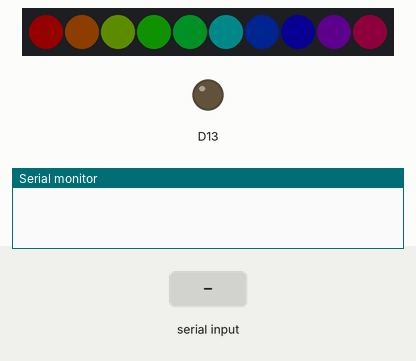
This sketch was run on a simulated Adafruit Circuit Playground Express. On the bench: 10 RGB LEDs in strip order, left to right, output pins drawn as LEDs (lit = HIGH), the last lines printed to the serial monitor. Inputs (shaded band) come from the test bench. Dim RGB values are drawn brighter than linear.

Above: at 1.2 s.
1.3 s: "90,45\n" received over Serial
At 1.8 s:
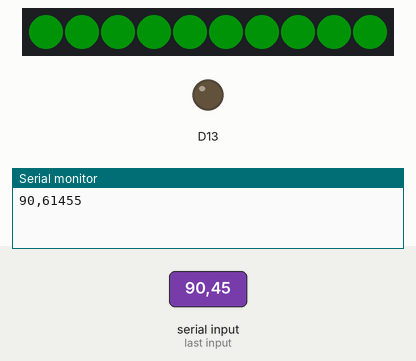
2.8 s: "30,150\n" received over Serial
At 4.0 s:
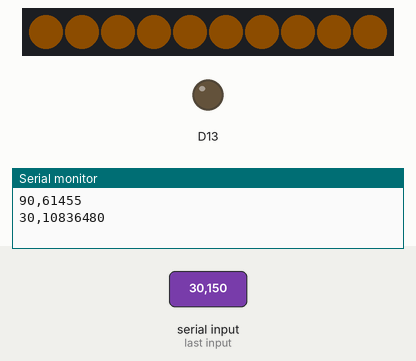
4.3 s: "5\n" received over Serial
5.8 s: "200\n" received over Serial
At 6.3 s:
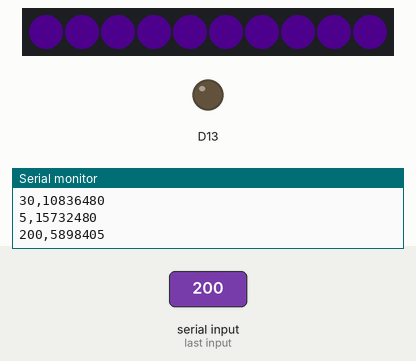
7.3 s: "90\n" received over Serial
At 8.8 s:
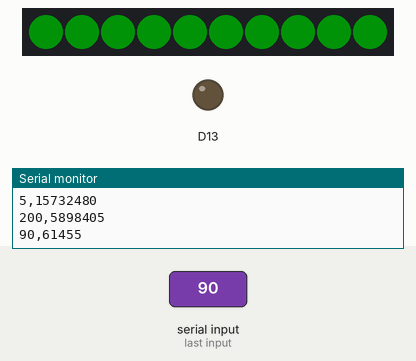
Timing chart, 0 to 9.8 s (numbered marks = the images above; inputs shaded):
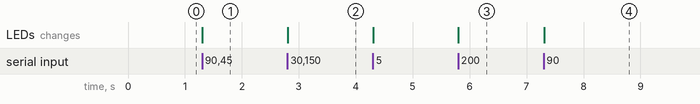

Measured:
- after the input at 1.3 s, the LEDs: change at once (image 1)
- after the input at 2.8 s, the LEDs: change at once (image 2)
- after the input at 5.8 s, the LEDs: change at once (image 3)
- after the input at 7.3 s, the LEDs: change at once (image 4)

The sketch:

SerialColorNeoPixels.ino
```cpp
 /**
 * This example receives an integer value (as a text string) delimited by a return character '\n',
 * converts the text into an integer, and uses this to set the color of the Circuit Playground
 * Express (CPX) built-in NeoPixels.
 *
 * While this example will work with any Serial program, I wrote it to demonstrate the
 * Serial API for web browsers (currently only works with Chrome). This new API allows
 * developers to write JavaScript code in a web browser to read/write data over the serial
 * port, including to devices like Arduino.
 *
 * You can read the CircuitPlayground color wheel source code here:
 * https://github.com/adafruit/Adafruit_CircuitPlayground/blob/336c4c1914fc13071d1c6248f0b00128888809af/Adafruit_CircuitPlayground.cpp
 *
 * By Jon E. Froehlich
 * @jonfroehlich
 * http://makeabilitylab.io
 *
 */
#include <Adafruit_CircuitPlayground.h> // Library ref: https://caternuson.github.io/Adafruit_CircuitPlayground/

const int NUM_NEO_PIXELS = 10; // There are 10 built-in NeoPixels
const int BAUD_RATE = 9600;
const int DELAY_MS = 5; // set to 0 for no delay between loop calls

void setup() {
  CircuitPlayground.begin();
  Serial.begin(BAUD_RATE);

  // Set colors into a pretty state. This just lets us know that the program is running
  // and we are waiting for serial data
  for(int i = 0; i < NUM_NEO_PIXELS; i++){
    // color wheel is a hue color wheel from 0 to 255
    int wheelPosition = map(i, 0, NUM_NEO_PIXELS, 0, 255);

    // convert to a 24-bit RGB color val
    // https://caternuson.github.io/Adafruit_CircuitPlayground/colorWheel.html
    int colorWheelVal = CircuitPlayground.colorWheel(wheelPosition);
    CircuitPlayground.setPixelColor(i, colorWheelVal);
  }
}

void loop() {
  if(Serial.available() > 0){
    String s1 = Serial.readStringUntil('\n');// s1 is String type variable.
    int val = s1.toInt();

    // We expect a value between 0 and 255 (just make sure)
    val = constrain(val, 0, 255); // make sure we contrain to 0, 255

    // Convert the val into a RGB color using the colorWheel function
    // See: https://caternuson.github.io/Adafruit_CircuitPlayground/colorWheel.html
    int colorWheelVal = CircuitPlayground.colorWheel(val);

    // Send data back out on serial port for debugging
    Serial.print(val);
    Serial.print(",");
    Serial.println(colorWheelVal);

    // Loop through all of the NeoPixels and set the color
    for(int i = 0; i < NUM_NEO_PIXELS; i++){
      CircuitPlayground.setPixelColor(i, colorWheelVal);
    }
  }

  delay(DELAY_MS);
}
```
